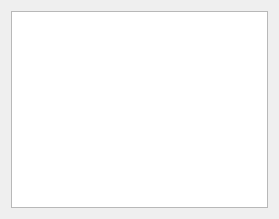
<?xml version="1.0" encoding="UTF-8"?>
<ui version="4.0">
 <class>TextBrowser</class>
 <widget class="QWidget" name="TextBrowser">
  <property name="geometry">
   <rect>
    <x>0</x>
    <y>0</y>
    <width>279</width>
    <height>219</height>
   </rect>
  </property>
  <property name="windowTitle">
   <string>Form</string>
  </property>
  <layout class="QGridLayout" name="gridLayout">
   <item row="0" column="0">
    <widget class="QTextBrowser" name="textBrowser"/>
   </item>
  </layout>
 </widget>
 <resources/>
 <connections/>
</ui>
